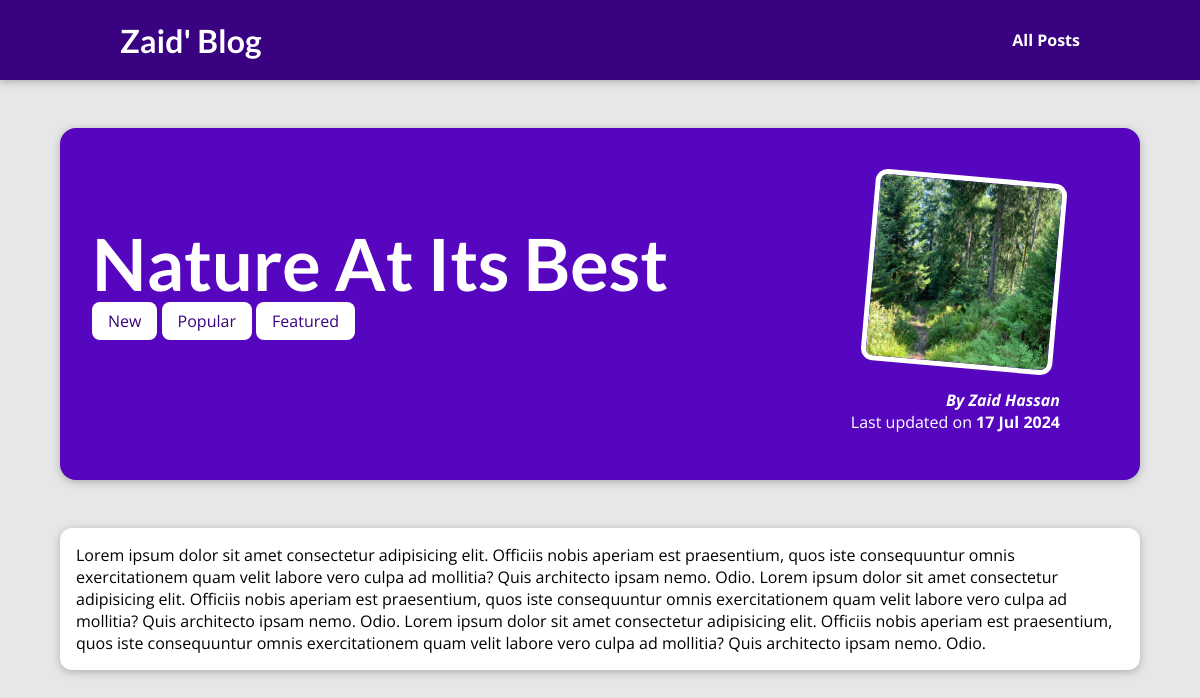
The page /posts/nature-at-its-best on the database its author committed.
### blog/models.py (models this page shows, shortened)
class Post(models.Model):
    title = models.CharField(max_length=100)
    excerpt = models.CharField(max_length=200)
    image = models.ImageField(upload_to="posts", null=True)
    date = models.DateField(auto_now=True)
    slug = models.SlugField(unique=True, db_index=True)
    content = models.TextField(validators=[MinLengthValidator(10)])
    author = models.ForeignKey(Author, on_delete=models.SET_NULL, null=True)
    tags = models.ManyToManyField(Tag)

class Tag(models.Model):
    caption = models.CharField(max_length=20)

class Author(models.Model):
    first_name = models.CharField(max_length=100)
    last_name = models.CharField(max_length=100)
    email_address = models.EmailField()
    def full_name(self):
        return f"{self.first_name} {self.last_name}"
    def __str__(self):
        return self.full_name()

### blog/views.py (the view)
# urls.py: path("posts/<slug>", views.PostDetailView.as_view(), name="post-detail-page")
class PostDetailView(DetailView):
    template_name = "blog/post-detail.html"
    model = Post
    def get_context_data(self, **kwargs: Any):
        context =  super().get_context_data(**kwargs)
        context["post_tags"] = self.object.tags.all()
        return context

### blog/templates/blog/post-detail.html (shortened to what this page needs)
{% extends "base.html"%}
{% load static%}
{% block css_file %}
<link rel="stylesheet" href="{% static "blog/post-detail.css"%}">
{% endblock  %}
{% block content %}
<section id="summary">
<h2>{{post.title}}</h2>
<div>
    {% for tag in post_tags %}
    <span class="tag">{{tag.caption}}</span>
    {% endfor %}
</div>
<article>
    <img src="{{post.image.url}}" alt="{{post.title}}">
    <address>By <a href="mailto:{{post.author.emai_address}}">{{post.author}}</a></address>
    <div>
        Last updated on <time>{{post.date|date:" d M Y"}}</time>
    </div>
</article>
</section>
<main>
{{post.content}}
</main>
{% endblock %}

### templates/base.html (shortened to what this page needs)
{% load static %}
<!DOCTYPE html>
<html lang="en">
<head>
    <link rel="stylesheet" href="{% static "app.css" %}">
    {%block css_file%} {% endblock %}
</head>
<body>
    <header id="main-navigation">
        <h1><a href="{% url "starting-page"%}">Zaid' Blog</a></h1>
        <nav>
          <a href="{% url "posts-page"  %}">All Posts</a>
        </nav>
      </header>
    {%block content%}
    {% endblock %}
</body>
</html>

### static/app.css (style rules this page uses)
* { box-sizing: border-box; }
html { font-family: "Open Sans", "Lato", sans-serif; }
body { margin: 0; }
h1, h2, h3 { font-family: "Lato", sans-serif; font-weight: bold; }
#main-navigation { width: 100%; height: 5rem; display: flex; justify-content: space-between; align-items: center; padding: 0 10%; position: absolute; top: 0; left: 0; }
#main-navigation a { text-decoration: none; color: white; font-weight: bold; }

### blog/static/blog/post-detail.css (style rules this page uses)
body { background-color: #e7e7e7; }
#main-navigation { background-color: #390281; box-shadow: 0 2px 8px rgba(0, 0, 0, 0.25); }
#summary { margin: 8rem auto 3rem auto; padding: 2rem; width: 90%; max-width: 90rem; border-radius: 16px; background-color: #5706c0; position: relative; box-shadow: 0 2px 8px rgba(0, 0, 0, 0.25); height: 22rem; }
#summary h2 { color: white; font-size: 4.5rem; margin-bottom: 0.25rem; }
#summary article { position: absolute; top: 2rem; right: 3rem; padding: 1rem 2rem; border-radius: 12px; text-align: right; color: white; }
#summary article img { width: 12rem; height: 12rem; border-radius: 12px; transform: rotateZ(5deg); border: 5px solid white; margin-bottom: 1rem; }
#summary address { font-weight: bold; }
#summary a { color: rgb(255, 255, 255); text-decoration: none; }
#summary time { font-weight: bold; }
main { width: 90%; max-width: 90rem; margin: 3rem auto; background-color: white; padding: 1rem; border-radius: 12px; box-shadow: 0 2px 8px rgba(0, 0, 0, 0.25); }
.tag { background-color: white; color: #390281; padding: 0.5rem 1rem; border-radius: 8px; }

### rows shown on the page
Post: title "Nature At Its Best", image (picture), author "Zaid Hassan", date "17 Jul 2024", content "Lorem ipsum dolor sit amet consectetur adipisicing elit. Officiis nobis aperiam est praesentium, quos iste consequuntur omnis exercitationem quam velit labore vero culpa ad mollitia? Quis architecto ipsam nemo. Odio. Lorem ipsum dolor sit amet consectetur adipisicing elit. Officiis nobis aperiam est praesentium, quos iste consequuntur omnis exercitationem quam velit labore vero culpa ad mollitia? Quis architecto ipsam nemo. Odio. Lorem ipsum dolor sit amet consectetur adipisicing elit. Officiis nobis aperiam est praesentium, quos iste consequuntur omnis exercitationem quam velit labore vero culpa ad mollitia? Quis architecto ipsam nemo. Odio."
Tag: caption "New"
Tag: caption "Popular"
Tag: caption "Featured"
